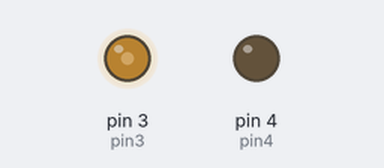
This sketch was run on a simulated Arduino Uno, built with avr-gcc and run on an emulated ATmega328P. Parts: output pins drawn as LEDs (lit = HIGH).

Above: at 0.1 s.
At 39.75 s:
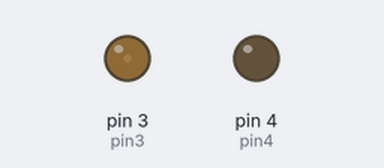
Timing chart, 0 to 40.0 s (numbered marks = the images above):
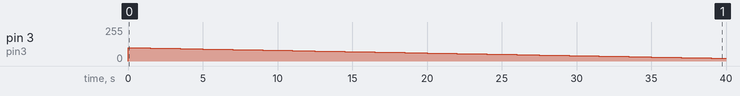

The sketch:

simple_analog_variation.ino
```cpp
int pin3 = 3;
int pin4 = 4;
int fullbright = 100;
int setdelay = 500;

void setup() {
  // Activate two pins to show variations
pinMode (pin3, OUTPUT);
pinMode (pin4, OUTPUT);
}

void loop() {
  // two leds one goes from total dim to totla bright the other viceversa:

for (int i = 0; i < fullbright + 1; i++)
{
analogWrite (pin3, fullbright - i);
analogWrite (pin4, i);
delay (setdelay);
}
}
```

Measured:
- by itself, pin 3 (pin3): 0/255 → 100/255 at 0.00 s, → 99/255 0.50 s later, → 98/255 0.50 s later, → 97/255 0.50 s later, … (80 changes in this stretch)
